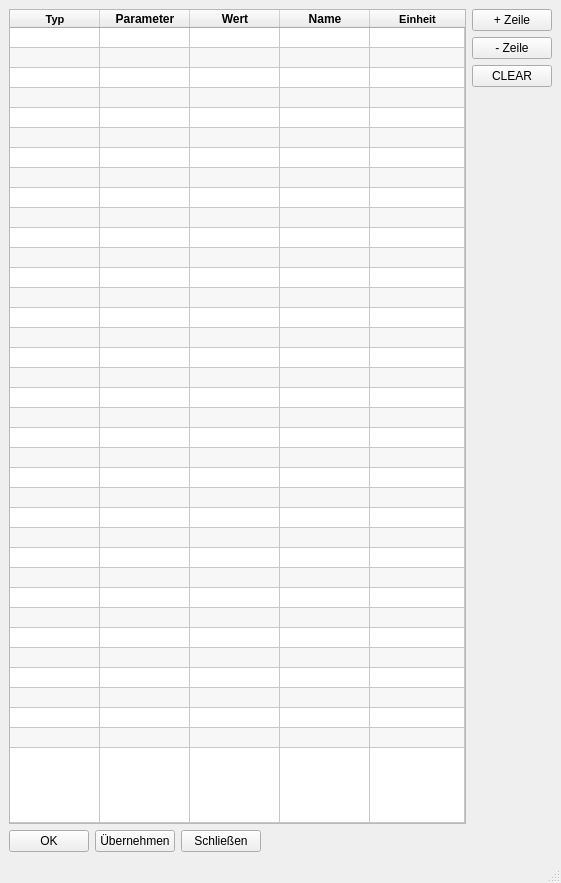
<?xml version="1.0" encoding="UTF-8"?>
<ui version="4.0">
 <class>MainWindow</class>
 <widget class="QMainWindow" name="MainWindow">
  <property name="geometry">
   <rect>
    <x>0</x>
    <y>0</y>
    <width>561</width>
    <height>883</height>
   </rect>
  </property>
  <property name="windowTitle">
   <string>CNC-Parameter</string>
  </property>
  <widget class="QWidget" name="centralwidget">
   <layout class="QVBoxLayout" name="verticalLayout">
    <item>
     <layout class="QHBoxLayout" name="horizontalLayout">
      <item>
       <widget class="QTableWidget" name="tab_cnc_para">
        <property name="dragEnabled">
         <bool>true</bool>
        </property>
        <property name="alternatingRowColors">
         <bool>true</bool>
        </property>
        <property name="sortingEnabled">
         <bool>true</bool>
        </property>
        <property name="rowCount">
         <number>37</number>
        </property>
        <attribute name="horizontalHeaderCascadingSectionResizes">
         <bool>false</bool>
        </attribute>
        <attribute name="horizontalHeaderDefaultSectionSize">
         <number>90</number>
        </attribute>
        <attribute name="horizontalHeaderMinimumSectionSize">
         <number>30</number>
        </attribute>
        <attribute name="horizontalHeaderStretchLastSection">
         <bool>true</bool>
        </attribute>
        <attribute name="verticalHeaderVisible">
         <bool>false</bool>
        </attribute>
        <attribute name="verticalHeaderDefaultSectionSize">
         <number>20</number>
        </attribute>
        <attribute name="verticalHeaderMinimumSectionSize">
         <number>15</number>
        </attribute>
        <attribute name="verticalHeaderStretchLastSection">
         <bool>true</bool>
        </attribute>
        <row>
         <property name="text">
          <string>New Row</string>
         </property>
        </row>
        <row/>
        <row/>
        <row/>
        <row/>
        <row/>
        <row/>
        <row/>
        <row/>
        <row/>
        <row/>
        <row/>
        <row/>
        <row/>
        <row/>
        <row/>
        <row/>
        <row/>
        <row/>
        <row/>
        <row/>
        <row/>
        <row/>
        <row/>
        <row/>
        <row/>
        <row/>
        <row/>
        <row/>
        <row/>
        <row/>
        <row/>
        <row/>
        <row/>
        <row/>
        <row/>
        <row/>
        <column>
         <property name="text">
          <string>Typ</string>
         </property>
         <property name="font">
          <font>
           <pointsize>8</pointsize>
           <weight>75</weight>
           <bold>true</bold>
          </font>
         </property>
        </column>
        <column>
         <property name="text">
          <string>Parameter</string>
         </property>
         <property name="font">
          <font>
           <weight>75</weight>
           <bold>true</bold>
          </font>
         </property>
        </column>
        <column>
         <property name="text">
          <string>Wert</string>
         </property>
         <property name="font">
          <font>
           <weight>75</weight>
           <bold>true</bold>
          </font>
         </property>
        </column>
        <column>
         <property name="text">
          <string>Name</string>
         </property>
         <property name="font">
          <font>
           <weight>75</weight>
           <bold>true</bold>
          </font>
         </property>
        </column>
        <column>
         <property name="text">
          <string>Einheit</string>
         </property>
         <property name="font">
          <font>
           <pointsize>8</pointsize>
           <weight>75</weight>
           <bold>true</bold>
          </font>
         </property>
        </column>
        <item row="0" column="0">
         <property name="text">
          <string/>
         </property>
        </item>
        <item row="0" column="1">
         <property name="text">
          <string/>
         </property>
        </item>
        <item row="0" column="2">
         <property name="text">
          <string/>
         </property>
        </item>
        <item row="0" column="3">
         <property name="text">
          <string/>
         </property>
        </item>
        <item row="0" column="4">
         <property name="text">
          <string/>
         </property>
        </item>
        <item row="1" column="0">
         <property name="text">
          <string/>
         </property>
        </item>
        <item row="1" column="1">
         <property name="text">
          <string/>
         </property>
        </item>
        <item row="1" column="2">
         <property name="text">
          <string/>
         </property>
        </item>
        <item row="1" column="3">
         <property name="text">
          <string/>
         </property>
        </item>
        <item row="1" column="4">
         <property name="text">
          <string/>
         </property>
        </item>
       </widget>
      </item>
      <item>
       <layout class="QVBoxLayout" name="verticalLayout_2">
        <property name="leftMargin">
         <number>0</number>
        </property>
        <item>
         <widget class="QPushButton" name="pb_add_row">
          <property name="text">
           <string>+ Zeile</string>
          </property>
         </widget>
        </item>
        <item>
         <widget class="QPushButton" name="pb_del_row">
          <property name="text">
           <string>- Zeile</string>
          </property>
         </widget>
        </item>
        <item>
         <widget class="QPushButton" name="but_clear">
          <property name="text">
           <string>CLEAR</string>
          </property>
         </widget>
        </item>
        <item>
         <spacer name="verticalSpacer">
          <property name="orientation">
           <enum>Qt::Vertical</enum>
          </property>
          <property name="sizeHint" stdset="0">
           <size>
            <width>20</width>
            <height>40</height>
           </size>
          </property>
         </spacer>
        </item>
       </layout>
      </item>
     </layout>
    </item>
    <item>
     <layout class="QHBoxLayout" name="horizontalLayout_2">
      <item>
       <widget class="QPushButton" name="but_ok">
        <property name="text">
         <string>OK</string>
        </property>
       </widget>
      </item>
      <item>
       <widget class="QPushButton" name="but_update">
        <property name="text">
         <string>Übernehmen</string>
        </property>
       </widget>
      </item>
      <item>
       <widget class="QPushButton" name="but_close">
        <property name="text">
         <string>Schließen</string>
        </property>
       </widget>
      </item>
      <item>
       <spacer name="horizontalSpacer">
        <property name="orientation">
         <enum>Qt::Horizontal</enum>
        </property>
        <property name="sizeHint" stdset="0">
         <size>
          <width>40</width>
          <height>20</height>
         </size>
        </property>
       </spacer>
      </item>
     </layout>
    </item>
   </layout>
  </widget>
  <widget class="QMenuBar" name="menubar">
   <property name="geometry">
    <rect>
     <x>0</x>
     <y>0</y>
     <width>561</width>
     <height>21</height>
    </rect>
   </property>
  </widget>
  <widget class="QStatusBar" name="statusbar"/>
 </widget>
 <resources/>
 <connections/>
</ui>
